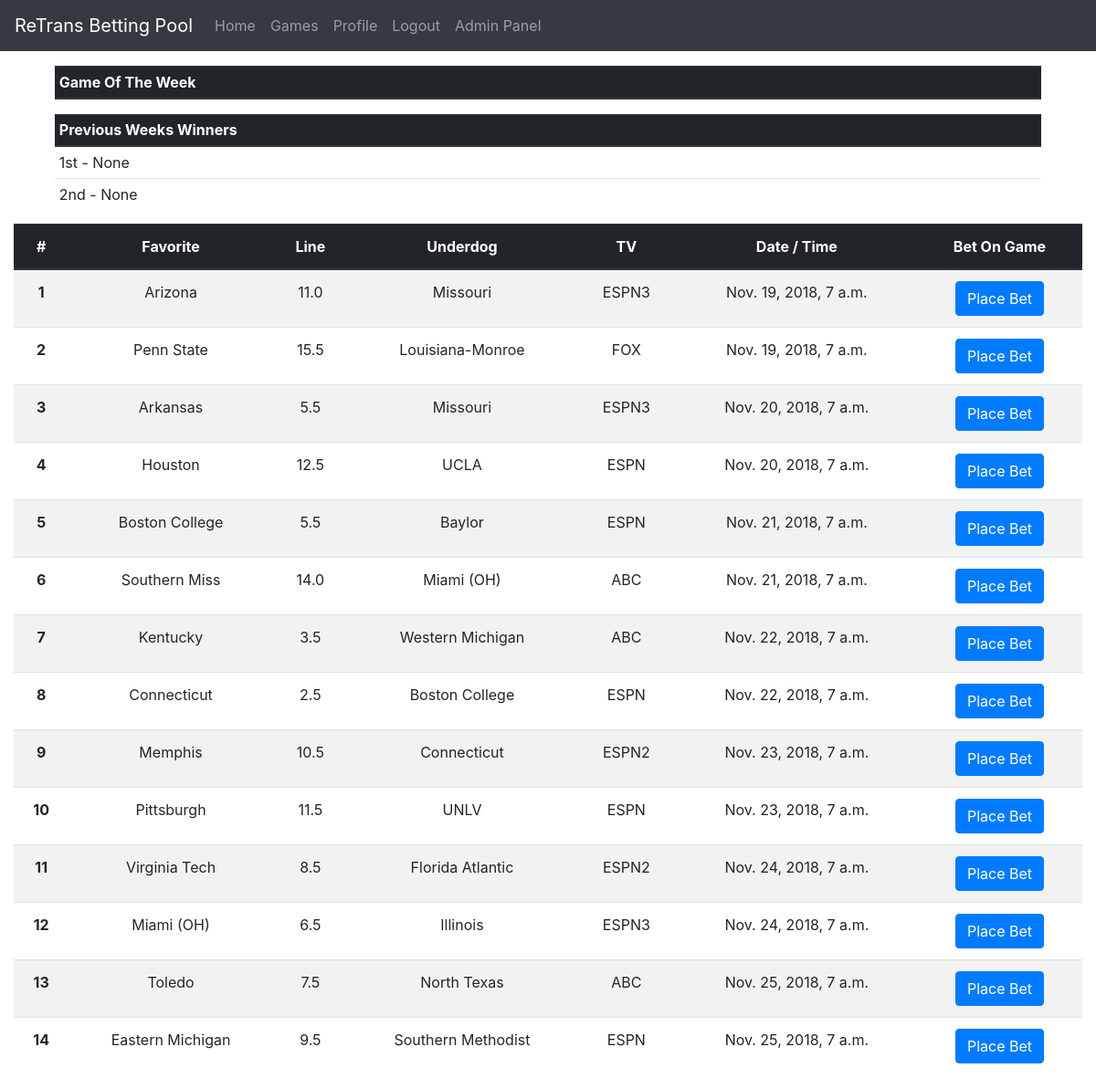
The app's page / (signed in) with its own data.
### pool/models.py (models this page shows, shortened)
class Game(models.Model):
    favorite = models.ForeignKey(Team, on_delete=models.CASCADE, related_name='favorite')
    underdog = models.ForeignKey(Team, on_delete=models.CASCADE, related_name='underdog')
    home = models.ForeignKey(Team, on_delete=models.CASCADE, related_name='home')
    tv = models.CharField(max_length=12)
    date_time = models.DateTimeField()
    spread = models.FloatField()
    is_game_of_week = models.BooleanField(default=False)
    underdog_score = models.IntegerField(null=True, blank=True)
    favorite_score = models.IntegerField(null=True, blank=True)
    is_tie_breaker = models.BooleanField(default=False)

class Team(models.Model):
    name = models.CharField(max_length=64)
    class Meta:
        ordering = ["name"]

### pool/views.py (the view, shortened to what this page needs)
# urls.py: 2. Add a URL to urlpatterns:  path('', views.home, name='home')
@login_required
def home(request):
    dt = timezone.now()
    try:
        games = Game.objects.filter(date_time__range=(
            mondayOfSameWeek(lastWeek(dt)),
            sundayOfSameWeek(lastWeek(dt))
        ))
    except ObjectDoesNotExist:
        games = []
    try:
        bets = Bet.objects.filter(game__in=games)
    except ObjectDoesNotExist:
        bets = []
    points = {}
    first  = None
    second = None
    try:
        season     = Season.objects.get(start__lte=dt, end__gte=dt)
    except ObjectDoesNotExist:
        try:
            season = Season.objects.filter(end__lte=dt).order_by('end').last()
        except ObjectDoesNotExist:
            season = None
    if season != None:
        end = endOfSeasonalWeek(lastWeek(dt), season)
        if  end == None:
            end = datetime(season.end.year, season.end.month, season.end.day, tzinfo=dt.tzinfo)
    try:
        if season == None:
            raise ObjectDoesNotExist()
        games = Game.objects.filter(date_time__range=(
            datetime(season.start.year, season.start.month, season.start.day, tzinfo=dt.tzinfo), end
        ))
    except ObjectDoesNotExist:
        games = []
    try:
        bets = Bet.objects.filter(game__in=games)
    except ObjectDoesNotExist:
        bets = []
    points = {}
    for bet in bets:
        try:
            value = points[bet.user]
        except KeyError:
            value = 0
        if bet.game.underdog_score != None and bet.game.favorite_score != None:
            if bet.team == bet.game.underdog:
                if bet.game.favorite_score < (bet.game.underdog_score + bet.game.spread):
                    won = True
                else:
                    won = False
            else:
                if bet.game.underdog_score < (bet.game.favorite_score - bet.game.spread):
                    won = True
                else:
                    won = False
            if won:
                value = value + 1
                if bet.is_high_risk:
                    value = value + 5
                if bet.game.is_game_of_week:
                    value = value + 2
            else:
                if bet.is_high_risk:
                    value = value - 5
        points[bet.user] = value
    try:
        if season == None:
            raise ObjectDoesNotExist()
        games = games.filter(date_time__range=(startOfSeasonalWeek(lastWeek(dt), season), end))
    except ObjectDoesNotExist:
        games = []
    try:
        bets = Bet.objects.filter(game__in=games)
    except ObjectDoesNotExist:
        bets = []
    change = {}
    if season != None:
        try:
            value = points[request.user]
        except KeyError:
            points[request.user]     = 0
            if len(change)          != 0:
                change[request.user] = 0
    print("From WC Points:")
    for user in points:
        print(str(user) + ": " + str(points[user]))
    print("From WC Change:")
    for user in change:
        print(str(user) + ": " + str(change[user]))
    last_week = seasonalWeek(lastWeek(dt), season)
    this_week = seasonalWeek(         dt , season)
    print(str(last_week))
    print(str(this_week))
    return render(
        request, 'home.html',
        {
            'title': ("Winston Cup Week " + str(this_week)) if this_week != None else "Out of season",
            'games': Game.objects.filter(date_time__range=(lastWeek(dt), nextWeek(dt))).order_by('date_time'),
            'table_headers': ['Favorite', 'Line', 'Underdog', 'TV', 'Date / Time'],
            'first': first, 'second': second,
            'week_header': "Week " + str(last_week) if last_week != None else ""
        }
    )

### pool/views.py (called while the page is built)
def endOfSeasonalWeek(dt, season):
    if  season == None:
        try:
            season = Season.objects.get(start__lte=dt, end__gte=dt)
        except ObjectDoesNotExist:
            return None
    if dt.date() > season.end:
        return None
    i = startOfSeasonalWeek(dt, season) + timedelta(days=6)
    if  i.date() > season.end:
        i = datetime(season.end.year, season.end.month, season.end.day,              tzinfo=i.tzinfo)
    return  datetime(         i.year,          i.month,          i.day, 23, 59, 59, 999999, i.tzinfo)

def lastWeek(dt):
    return stripTime(dt) - timedelta(days=7)

def mondayOfSameWeek(dt):
    i =    stripTime(dt)
    j =      i.weekday()
    return i - timedelta(days=j)

def nextWeek(dt):
    return stripTime(dt) + timedelta(days=7)

def stripTime(dt):
    return datetime(dt.year, dt.month, dt.day, tzinfo=dt.tzinfo)

def seasonalWeek(dt, season):
    if  season == None:
        try:
            season = Season.objects.get(start__lte=dt, end__gte=dt)
        except ObjectDoesNotExist:
            return None
    if dt.date() > season.end:
        return None
    i = startOfSeasonalWeek(dt, season)
    j = 1
    while i.date() > season.start:
        i = i - timedelta(days=7)
        j = j + 1
    return j

def startOfSeasonalWeek(dt, season):
    if  season == None:
        try:
            season = Season.objects.get(start__lte=dt, end__gte=dt)
        except ObjectDoesNotExist:
            return None
    if dt.date() > season.end:
        return None
    i = stripTime(dt)
    if i.weekday() >= season.start.weekday():
        i = i - timedelta(days=(i.weekday()-season.start.weekday()))
    else:
        i = i - timedelta(days=i.weekday())
        i = i - timedelta(days=7)
        i = i + timedelta(days=season.start.weekday())
    if  i.date() < season.start:
        i = datetime(season.start.year, season.start.month, season.start.day, tzinfo=i.tzinfo)
    return i

def sundayOfSameWeek(dt):
    i =    stripTime(dt)
    j =  6 - i.weekday()
    k =  i + timedelta(days=j)
    return datetime(k.year, k.month, k.day, 23, 59, 59, 999999, k.tzinfo)

### pool/templates/home.html (shortened to what this page needs)
{% extends 'base.html' %}
{% block content %}
    <div class="container pt-3 panel">
        <div class="container-fluid">
            <div class="">
            <table class="table table-sm">
            <thead class="thead-dark">
                <tr>
                    <th scope="col">Game Of The Week</th>
                </tr>
            </thead>
            </table>
            </div>
            <div class="">
            <table class="table table-sm">
                <thead class="thead-dark">
                    <tr>
                        <th scope="col">Previous Weeks Winners</th>
                    </tr>
                </thead>
                <tbody>
                    <tr>
                        <td>1st - {{ first }}</td>
                    </tr>
                    <tr>
                        <td>2nd - {{ second }}</td>
                    </tr>
                </tbody>
            </table>
            </div>
        </div>
    </div>
    <div class="container-fluid text-center">
        <div >
            <table class="table table-striped">
            <thead class="thead-dark">
                <tr>
                    <th scope="col">#</th>
                    {% for header in table_headers %}
                        <th scope="col">{{ header }}</th>
                    {% endfor %}
                    <th scope="col">Bet On Game</th>
                </tr>
                </thead>
                <tbody>
                    {% for game in games %}
                        <tr>
                            <th scope="row">{{ forloop.counter }}</th>
                            <td>{{ game.favorite.name }}</td>
                            <td>{{ game.spread }}</td>
                            <td>{{ game.underdog.name }}</td>
                            <td>{{ game.tv }}</td>
                            <td>{{ game.date_time }}</td>
                            <td>
                                <button type="button" class="btn btn-primary" data-toggle="button" aria-pressed="false">
                                  Place Bet
                                </button>
                            </td>
                        </tr>
                    {% endfor %}
                </tbody>
            </table>
        </div>
    </div>
{% endblock %}

### records on screen
Game: favorite.name "Arizona", spread "11.0", underdog.name "Missouri", tv "ESPN3", date_time "Nov. 19, 2018, 7 a.m."
Game: favorite.name "Penn State", spread "15.5", underdog.name "Louisiana-Monroe", tv "FOX", date_time "Nov. 19, 2018, 7 a.m."
Game: favorite.name "Arkansas", spread "5.5", underdog.name "Missouri", tv "ESPN3", date_time "Nov. 20, 2018, 7 a.m."
Game: favorite.name "Houston", spread "12.5", underdog.name "UCLA", tv "ESPN", date_time "Nov. 20, 2018, 7 a.m."
Game: favorite.name "Boston College", spread "5.5", underdog.name "Baylor", tv "ESPN", date_time "Nov. 21, 2018, 7 a.m."
Game: favorite.name "Southern Miss", spread "14.0", underdog.name "Miami (OH)", tv "ABC", date_time "Nov. 21, 2018, 7 a.m."
Game: favorite.name "Kentucky", spread "3.5", underdog.name "Western Michigan", tv "ABC", date_time "Nov. 22, 2018, 7 a.m."
Game: favorite.name "Connecticut", spread "2.5", underdog.name "Boston College", tv "ESPN", date_time "Nov. 22, 2018, 7 a.m."
Game: favorite.name "Memphis", spread "10.5", underdog.name "Connecticut", tv "ESPN2", date_time "Nov. 23, 2018, 7 a.m."
Game: favorite.name "Pittsburgh", spread "11.5", underdog.name "UNLV", tv "ESPN", date_time "Nov. 23, 2018, 7 a.m."
Game: favorite.name "Virginia Tech", spread "8.5", underdog.name "Florida Atlantic", tv "ESPN2", date_time "Nov. 24, 2018, 7 a.m."
Game: favorite.name "Miami (OH)", spread "6.5", underdog.name "Illinois", tv "ESPN3", date_time "Nov. 24, 2018, 7 a.m."
Game: favorite.name "Toledo", spread "7.5", underdog.name "North Texas", tv "ABC", date_time "Nov. 25, 2018, 7 a.m."
Game: favorite.name "Eastern Michigan", spread "9.5", underdog.name "Southern Methodist", tv "ESPN", date_time "Nov. 25, 2018, 7 a.m."

### other values on screen
{{ first }} "None"
{{ second }} "None"
{{ header }} "Favorite" "Line" "Underdog" "TV" "Date / Time"
